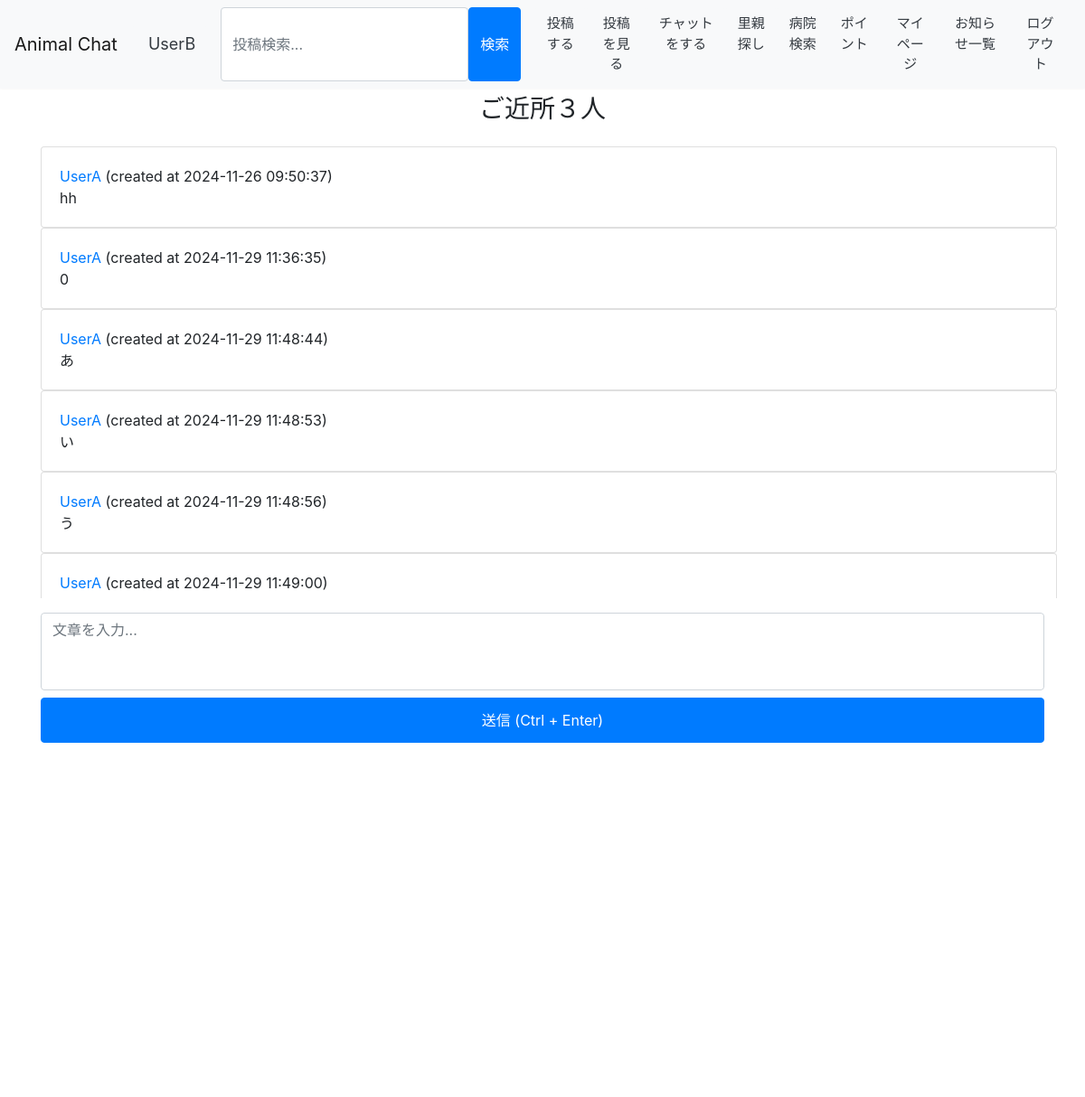
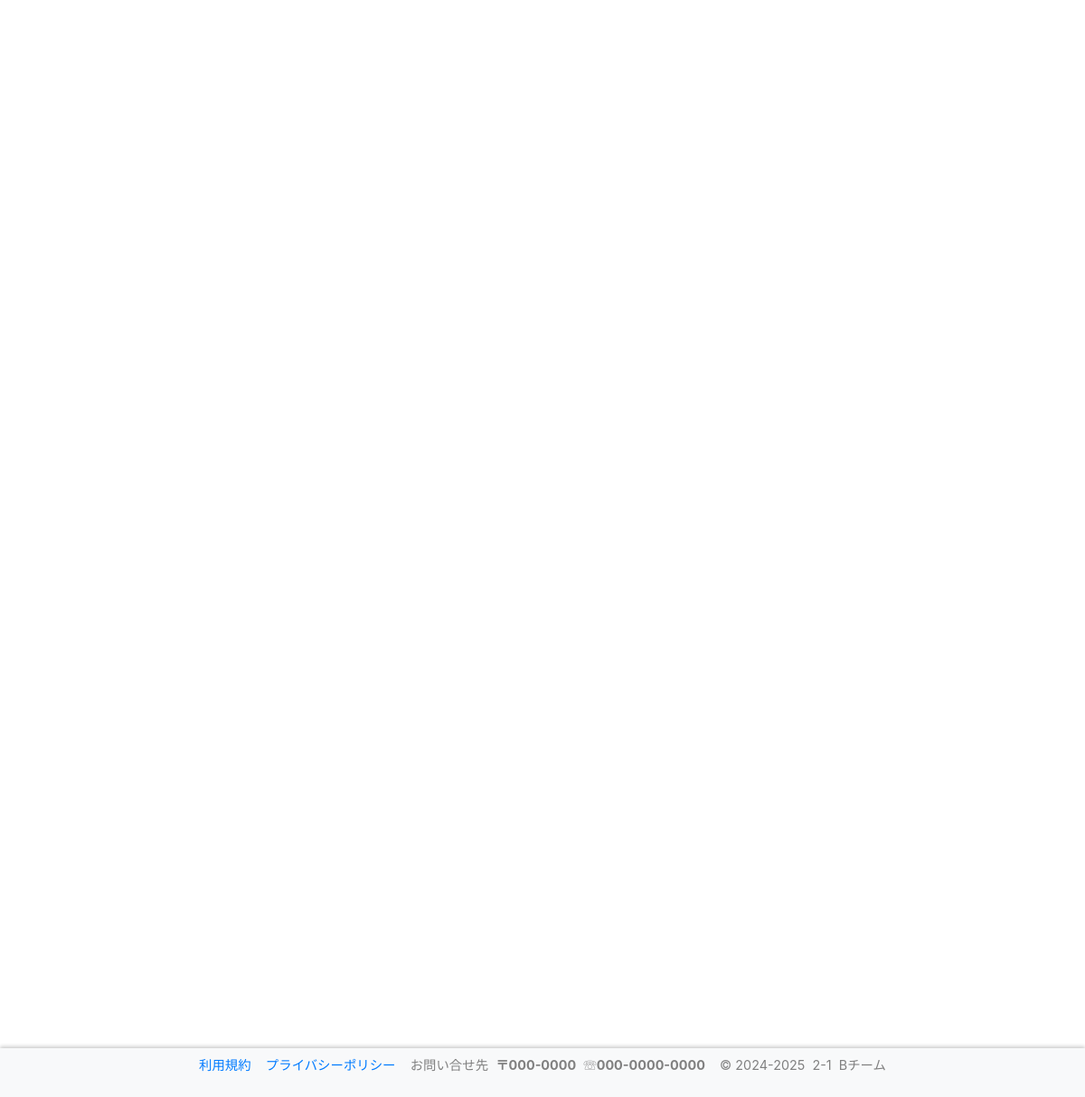
/chat/enter/room/9 (signed in), run on the app's committed database (2 pictures, top to bottom).
### accounts/models.py (models this page shows)
class User(AbstractBaseUser, PermissionsMixin):
    screen_name = models.CharField(
        gettext_lazy('アカウント名'),
        max_length=128,
        default='',
        blank=True,
        help_text=gettext_lazy('128文字以内で入力してください'),
    )
    email = models.EmailField(gettext_lazy('メールアドレス'), unique=True)
    is_staff = models.BooleanField(
        gettext_lazy('staff status'),
        default=False,
        help_text=gettext_lazy('Designates whether the user can log into this admin site.'),
    )
    is_active = models.BooleanField(
        gettext_lazy('active'),
        default=True,
        help_text=gettext_lazy(
            'Designates whether this user should be treated as active. Unselect this instead of deleting accounts.'
        ),
    )
    date_joined = models.DateTimeField(gettext_lazy('date joined'), default=timezone.now)
    objects = CustomUserManager()
    points = models.IntegerField(
        default=0,
        blank=True,
        null=True,
    )
    pt_give = models.IntegerField(
        default=0,
        blank=True,
        null=True,
    )
    icon = models.ImageField(
        upload_to='icon',
        verbose_name='画像',
        null=True,
        blank=True,
        default="icon/default.png",
    )
    profile = models.TextField(
        gettext_lazy('プロフィール'),
        max_length=200,
        null=True,
        default='',
        blank=True,
        help_text=gettext_lazy('200文字以内で入力してください'),
    )
    USERNAME_FIELD = 'email'
    REQUIRED_FIELDS = []
    class Meta:
        verbose_name = gettext_lazy('user')
        verbose_name_plural = gettext_lazy('users')
    def __str__(self):
        return self.__unicode__()
    def __unicode__(self):
        return self.screen_name or self.email

### chat/models.py (models this page shows, shortened)
class Room(models.Model):
    host = models.ForeignKey(User, on_delete=models.CASCADE)
    name = models.CharField(gettext_lazy('ルーム名'), max_length=64)
    description = models.TextField(gettext_lazy('説明文'), max_length=128)
    participants = models.ManyToManyField(User, related_name='rooms', verbose_name=gettext_lazy('参加者を選択'), blank=True)
    created_at = models.DateTimeField(gettext_lazy('Created time'), default=timezone.now)
    objects = RoomQueryset.as_manager()
    def __str__(self):
        return self.__unicode__()
    def __unicode__(self):
        return self.name
    def is_assigned(self, user=None):
        try:
            _ = self.participants.all().get(pk=user.pk)
            print(self.participants.all().get(pk=user.pk))
            return True
        except User.DoesNotExist:
            print(user)
            return self.host == user
        except Exception:
            print("false")
            return False

class Message(models.Model):
    room = models.ForeignKey(Room, on_delete=models.CASCADE, related_name='messages')
    owner = models.ForeignKey(User, on_delete=models.CASCADE, related_name='messages')
    content = models.TextField(gettext_lazy('Content'))
    created_at = models.DateTimeField(gettext_lazy('Created time'), default=timezone.now)
    objects = MessageManager()

### chat/views.py (the view)
# urls.py: path('enter/room/<int:pk>', views.EnterRoom.as_view(), name='enter_room'),
class EnterRoom(LoginRequiredMixin, OnlyAssignedUserMixin, DetailView):
    model = models.Room
    template_name = 'chat/chat_room.html'
    login_url = '/login/'
    context_object_name = 'room'

### chat/models.py (called while the page is built)
    def ordering(self, order='created_at'):
        return self.get_queryset().order_by(order)

### chat/views.py (called while the page is built)
    def test_func(self):
        room = self.get_object()
        return room.is_assigned(self.request.user)

### templates/chat/chat_room.html (shortened to what this page needs)
{% extends 'base.html' %}
{% load humanize %}
{% block content %}
<br>
<div class="row justify-content-center mt-3">
        <div style="height:auto;width:80%">
            <div class="row">
                <div style="width: 100%;text-align:center;">
                    <h3 class="h3">{{ room|stringformat:"s" }}</h3>
                </div>
            </div>
        </div>
</div>
<div class="row justify-content-center mt-3" style="width: 104%; height: 500px; overflow-y: scroll;" id="container">
    <div class="col-12">
        <div id="chat-log">
            {% for message in room.messages.ordering %}
            <div class="card">
                <div class="card-body">
                    <div class="row">
                        <div class="col-12">
                            <span class="card-username"><a href="{% url 'accounts:user_detail' message.owner_id%}">{{ message.owner|stringformat:"s" }}</a></span>
                            <time class="card-datetime" datetime="{{ message.created_at|date:'Y-m-d' }}">(created at {{ message.created_at|date:'Y-m-d H:i:s' }})</time>
                        </div>
                    </div>
                    <div class="row">
                        <div class="col-12 card-content">
                            {{ message.content|linebreaksbr }}
                        </div>
                    </div>
                </div>
            </div>
            {% endfor %}
        </div>
    </div>
</div>
<div class="row justify-content-center">
    <div class="col-12">
        <div class="row mt-3">
            <div class="col-12">
                <textarea placeholder="文章を入力..." id="chat-message-input" rows="3" class="form-control" style="resize: none;"></textarea>
            </div>
        </div>
        <div class="row mt-2">
            <div class="col-12">
                <button type="submit" id="submit-chat-message" class="btn btn-primary btn-block"style="height:50px;">送信 (Ctrl + Enter)</button>
            </div>
        </div>
    </div>
</div>
{% endblock %}

### templates/base.html (shortened to what this page needs)
<!doctype html>
<html lang="ja">
{% load static %}
<head>
    <link rel="stylesheet" href="https://cdn.jsdelivr.net/npm/bootstrap@4.6.0/dist/css/bootstrap.min.css"
>
    <link rel="stylesheet" href="https://cdn.jsdelivr.net/gh/gitbrent/bootstrap4-toggle@3.6.1/css/bootstrap4-toggle.min.css">
</head>
<header>
    <nav class="navbar navbar-expand-lg navbar-light bg-light">
            <a class="navbar-brand" href="{% url 'accounts:index' %}">Animal Chat</a>
        {% if user.is_authenticated %}
            <form method="get" action="{% url 'accounts:mypage' %}" >
                <button type="submit" class="btn btn-light text-dark me-2" style="font-size:18px;">
                    &nbsp{{ user|stringformat:"s" }}
                </button>
            </form>
        {% endif %}
        <div class="collapse navbar-collapse" id="navbarSupportedContent">
            <ul class="navbar-nav mr-auto">
                <br>
                <form method="get" action="{% url "post:posts_search" %}" class="col-12 col-lg-auto mb-2 mb-lg-0" role="search" style="display: flex;">
                    <input type="search" class="form-control" placeholder="投稿検索..." aria-label="Search" name="keyword" value="{{ request.GET.keyword }}" style="width:auto; height:auto;">
                    <input type="submit" value="検索" class="btn btn-primary ">
                </form>
                {% if user.is_authenticated %}
                    <form method="post" action="{% url 'post:posts' %}" >
                        <button type="submit" class="btn btn-light text-dark me-2" style=font-size:15px;>投稿する</button>
                    </form>
                    <form method="get" action="{% url 'post:posts_search' %}" >
                        <button type="submit" class="btn btn-light text-dark me-2" style=font-size:15px; style=font-size:15px;>投稿を見る</button>
                    </form>
                    <form method="get" action="{% url 'chat:index' %}" >
                        <button type="submit" class="btn btn-light text-dark me-2" style=font-size:15px;>チャットをする</button>
                    </form>
                    <form method="get" action="{% url 'accounts:adopt' %}" >
                        <button type="submit" class="btn btn-light text-dark me-2" style=font-size:15px;>里親探し</button>
                    </form>
                    <form method="get" action="{% url 'contents:hospital_list' %}" >
                        <button type="submit" class="btn btn-light text-dark me-2" style=font-size:15px;>病院検索</button>
                    </form>
                    <form method="get" action="{% url 'accounts:points' %}" >
                        <button type="submit" class="btn btn-light text-dark me-2" style=font-size:15px;>ポイント</button>
                    </form>
                    <form method="get" action="{% url 'accounts:mypage' %}" >
                        <button type="submit" class="btn btn-light text-dark me-2" style=font-size:15px;>マイページ</button>
                    </form>
                    <form method="get" action="{% url 'contents:notice_l' %}" >
                        <button type="submit" class="btn btn-light text-dark me-2" style=font-size:15px;>お知らせ一覧</button>
                    </form>
                    <form method="get" action="{% url 'accounts:logoutchk' %}">
                        <button type="submit" class="btn btn-light text-dark me-2" style=font-size:15px;>ログアウト</button>
                    </form>
                {% else %}
                    <form method="post" action="{% url 'accounts:login' %}">
                        {% csrf_token %}
                        <button type="submit" class="btn btn-light text-dark me-2" style=font-size:15px;>ログイン</button>
                    </form>
                {% endif %}
            </ul>
        </div>
    </nav>
</header>
    <body>
    <div class="container mt-3">
        <br>
        <br>
        {% block content %}{% endblock %}
        <p style="height:200px;">&nbsp</p>
    </div>
    </body>
</body>
    <footer>
        <nav class="navbar navbar-expand-lg navbar-light bg-light" id="footer_js">
            <div class=" navbar-collapse" id="navbarSupportedContent" style="text-align:center;">
                <ul class="navbar-nav mr-auto" style="margin: auto;">
                    <li><a href="{% url 'contents:terms' %}">利用規約</a>&nbsp&nbsp&nbsp&nbsp<a href="{% url 'contents:privacy_policy' %}">プライバシーポリシー</a></li>
                    <li>
                        <div class="contact">
                            <p>お問い合せ先&nbsp&nbsp<b>〒000-0000</b>&nbsp&nbsp☏<b>000-0000-0000</b></p>
                        </div>
                    </li>
                    <li>
                        <div class="copyright" >
                            <p>© 2024-2025&nbsp&nbsp2-1&nbsp&nbspBチーム</p>
                        </div>
                    </li>
                </ul>
            </div>
        </nav>
    </footer>
</html>

### templates/base.html (style rules this page uses)
header { position: fixed; top: 0; left: 0; width: 100%; z-index:1; background-color: #333; color: #fff; justify-content: space-between; align-items: center; flex-wrap: nowrap; box-shadow: 0 -2px 4px rgba(0, 0, 0, 0.2); font-size: 0.9em; }
footer { position: fixed; bottom: 0; left:0; width: 100%; z-index:1; color: #808080; justify-content: space-between; align-items: center; flex-wrap: nowrap; box-shadow: 0 -2px 4px rgba(0, 0, 0, 0.2); font-size: 0.9em; }

### data on the page
User: screen_name "UserB"
Room: name "ご近所３人"
Message: owner "UserA", created_at "2024-11-26 09:50:37", content "hh"
Message: owner "UserA", created_at "2024-11-29 11:36:35", content "0"
Message: owner "UserA", created_at "2024-11-29 11:48:44", content "あ"
Message: owner "UserA", created_at "2024-11-29 11:48:53", content "い"
Message: owner "UserA", created_at "2024-11-29 11:48:56", content "う"
Message: owner "UserA", created_at "2024-11-29 11:49:00"
